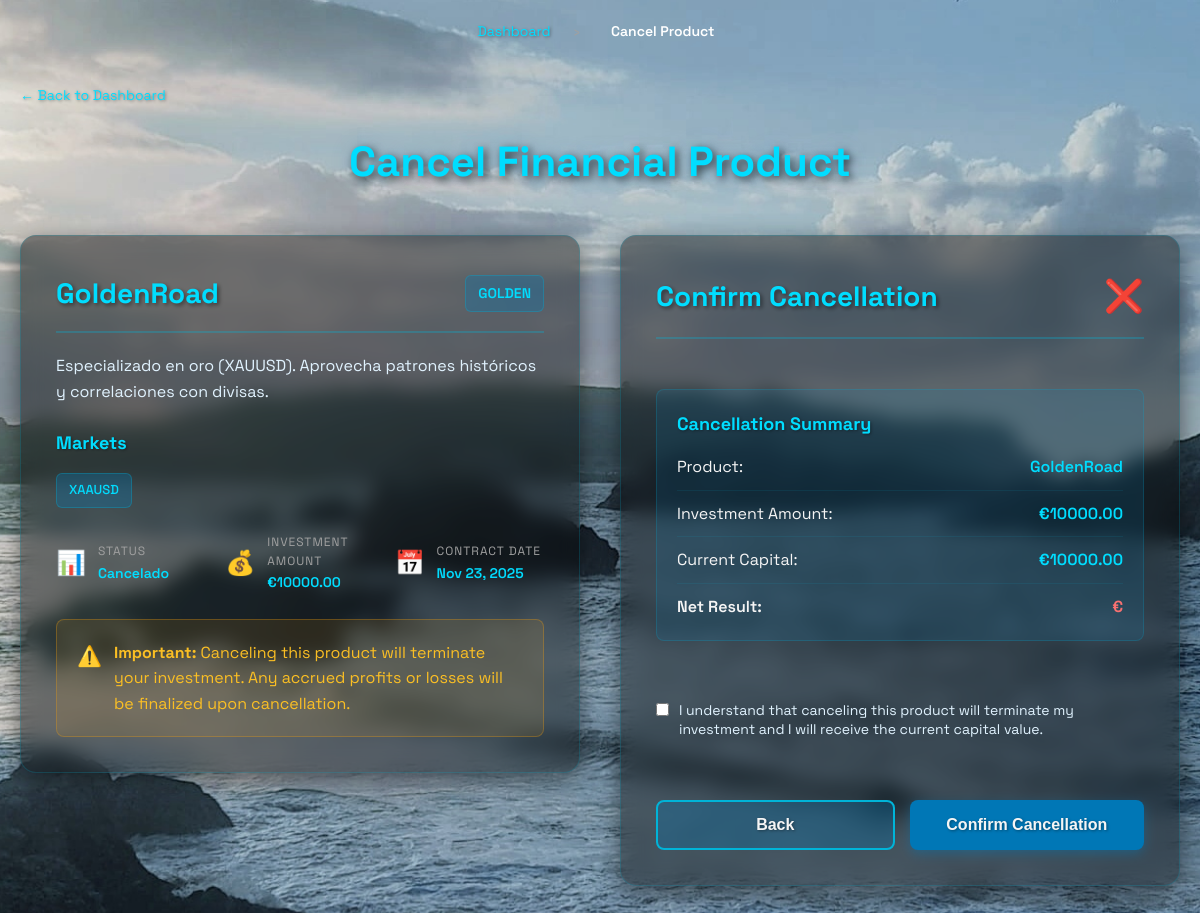
The page /cancelar-producto/1/ (signed in) on the database its author committed.
### appKairos/models.py (models this page shows, shortened)
class ProductoContratado(models.Model):
    ESTADO_CHOICES = [
        ('activo', 'Activo'),
        ('inactivo', 'Inactivo'),
        ('cancelado', 'Cancelado'),
        ('pendiente', 'Pendiente'),
    ]
    usuario = models.ForeignKey(
        Usuario,
        on_delete=models.CASCADE,
        related_name='productos_contratados'
    )
    producto = models.ForeignKey(
        Producto,
        on_delete=models.CASCADE,
        related_name='contrataciones'
    )
    monto_invertido = models.DecimalField(
        max_digits=12,
        decimal_places=2,
        help_text="Monto invertido inicial en euros"
    )
    capital_actual = models.DecimalField(
        max_digits=12,
        decimal_places=2,
        default=0,
        help_text="Capital actual en euros"
    )
    estado = models.CharField(
        max_length=20,
        choices=ESTADO_CHOICES,
        default='activo'
    )
    fecha_contratacion = models.DateTimeField(auto_now_add=True)
    fecha_inicio = models.DateTimeField(default=timezone.now)
    fecha_fin = models.DateTimeField(null=True, blank=True)
    fecha_actualizacion = models.DateTimeField(auto_now=True)
    class Meta:
        verbose_name = 'Producto Contratado'
        verbose_name_plural = 'Productos Contratados'
        unique_together = ('usuario', 'producto')
        indexes = [
            models.Index(fields=['usuario', 'estado']),
            models.Index(fields=['fecha_contratacion']),
        ]

class Producto(models.Model):
    nombre = models.CharField(max_length=200)
    descripcion = models.TextField(blank=True, null=True)
    codigo = models.CharField(max_length=50, unique=True)
    fecha_creacion = models.DateTimeField(auto_now_add=True)
    activo = models.BooleanField(default=True)
    mercados = models.ManyToManyField(
        Mercado,
        related_name='productos',
        help_text="Mercados en los que opera este producto"
    )
    class Meta:
        verbose_name = 'Producto'
        verbose_name_plural = 'Productos'
        ordering = ['nombre']

class Mercado(models.Model):
    nombre = models.CharField(max_length=50, unique=True)
    codigo = models.CharField(max_length=20, unique=True)
    descripcion = models.TextField(blank=True, null=True)
    activo = models.BooleanField(default=True)
    class Meta:
        verbose_name = 'Mercado'
        verbose_name_plural = 'Mercados'

### appKairos/views.py (the view, shortened to what this page needs)
# urls.py: path('cancelar-producto/<int:contrato_id>/', views.cancelar_producto_view, name='cancelar_producto'),
@login_required
def cancelar_producto_view(request, contrato_id):
    contrato = get_object_or_404(ProductoContratado, id=contrato_id, usuario=request.user)
    return render(request, 'cancelar_producto.html', {'contrato': contrato})

### appKairos/templates/cancelar_producto.html (shortened to what this page needs)
{% extends 'base.html' %}
{% load static %}
{% block extra_css %}
<link rel="stylesheet" href="{% static 'css/contratar.css' %}">
{% endblock %}
{% block content %}
<nav class="breadcrumb">
  <a href="{% url 'appKairos:dashboard' %}">Dashboard</a>
  <span>›</span>
  <span class="current">Cancel Product</span>
</nav>
<main class="contratar-main">
  <div class="contratar-container">
    <div class="back-link">
      <a href="{% url 'appKairos:dashboard' %}">← Back to Dashboard</a>
    </div>
    <h1>Cancel Financial Product</h1>
    <div class="contratar-grid">
      <section class="product-info-section">
        <div class="product-header">
          <h2>{{ contrato.producto.nombre }}</h2>
          <span class="product-badge">{{ contrato.producto.codigo }}</span>
        </div>
        <div class="product-description">
          <p>{{ contrato.producto.descripcion }}</p>
        </div>
        <div class="product-details">
          <h3>Markets</h3>
          <div class="markets-list">
            {% for mercado in contrato.producto.mercados.all %}
              <span class="market-badge">{{ mercado.codigo }}</span>
            {% endfor %}
          </div>
        </div>
        <div class="product-stats">
          <div class="stat-item">
            <span class="stat-icon">📊</span>
            <div>
              <p class="stat-label">Status</p>
              <p class="stat-value">{{ contrato.estado|title }}</p>
            </div>
          </div>
          <div class="stat-item">
            <span class="stat-icon">💰</span>
            <div>
              <p class="stat-label">Investment Amount</p>
              <p class="stat-value">€{{ contrato.monto_invertido|floatformat:2 }}</p>
            </div>
          </div>
          <div class="stat-item">
            <span class="stat-icon">📅</span>
            <div>
              <p class="stat-label">Contract Date</p>
              <p class="stat-value">{{ contrato.fecha_contratacion|date:"M d, Y" }}</p>
            </div>
          </div>
        </div>
        <div class="risk-warning">
          <span class="warning-icon">⚠️</span>
          <div>
            <strong>Important:</strong> Canceling this product will terminate your investment. Any accrued profits or losses will be finalized upon cancellation.
          </div>
        </div>
      </section>
      <section class="contract-form-section">
        <div class="form-header">
          <h2>Confirm Cancellation</h2>
          <span class="form-icon">❌</span>
        </div>
        <form method="POST" class="contratar-form" id="cancelForm">
          <div class="investment-summary">
            <h3>Cancellation Summary</h3>
            <div class="summary-row">
              <span>Product:</span>
              <span class="summary-value">{{ contrato.producto.nombre }}</span>
            </div>
            <div class="summary-row">
              <span>Investment Amount:</span>
              <span class="summary-value">€{{ contrato.monto_invertido|floatformat:2 }}</span>
            </div>
            <div class="summary-row">
              <span>Current Capital:</span>
              <span class="summary-value">€{{ contrato.capital_actual|floatformat:2 }}</span>
            </div>
            <div class="summary-row total">
              <span>Net Result:</span>
              <span class="summary-value {% if contrato.capital_actual > contrato.monto_invertido %}positive{% else %}negative{% endif %}">
                €{{ contrato.capital_actual|floatformat:2|add:"-0.00"|add:contrato.monto_invertido|floatformat:2 }}
              </span>
            </div>
          </div>
          <div class="form-check">
            <input
              type="checkbox"
              id="confirm_cancel"
              name="confirm_cancel"
              required
            >
            <label for="confirm_cancel">
              I understand that canceling this product will terminate my investment and I will receive the current capital value.
            </label>
          </div>
          <div class="form-actions">
            <button type="button" onclick="window.history.back()" class="btn-secondary">Back</button>
            <button type="submit" class="btn-primary" id="submitBtn">Confirm Cancellation</button>
          </div>
        </form>
      </section>
    </div>
  </div>
</main>
{% endblock %}

### appKairos/static/css/headerfooter.css (style rules this page uses)
nav { display: flex; align-items: center; gap: 15px; }

### appKairos/templates/cancelar_producto.html (style rules this page uses)
.negative { color: #f87171 !important; }

### rows shown on the page
ProductoContratado: producto.nombre "GoldenRoad", producto.codigo "GOLDEN", producto.descripcion "Especializado en oro (XAUUSD). Aprovecha patrones históricos y correlaciones con divisas.", estado "Cancelado", monto_invertido "10000.00", fecha_contratacion "Nov 23, 2025", capital_actual "10000.00"
Mercado: codigo "XAAUSD"
